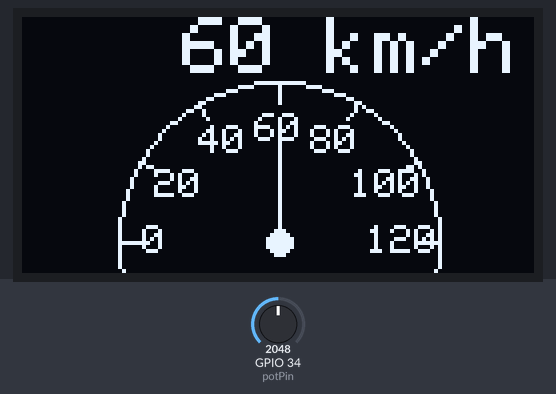
A sketch run on a simulated ESP32. Shown: 128×64 one-colour display. The inputs (shaded band) are chosen by the test bench; at power-on: GPIO 34 (potPin) = 2048 (analog values on the 0–4095 scale). What the sketch prints to the serial monitor is not drawn.

Above: at 1.2 s.
1.3 s: GPIO 34 (potPin) set to 2866
At 2.5 s:
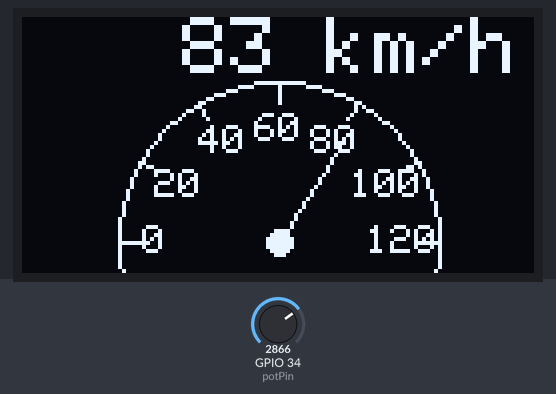
2.9 s: GPIO 34 (potPin) set to 3603
At 4.0 s:
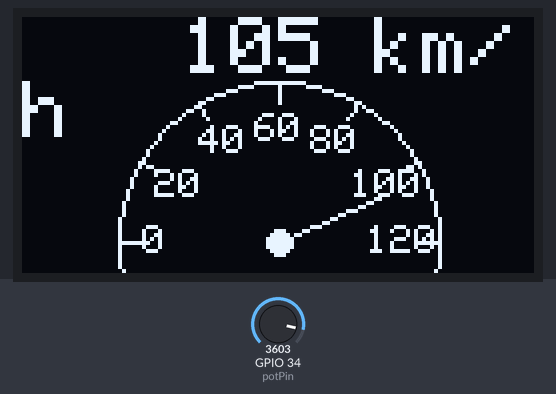
4.4 s: GPIO 34 (potPin) set to 4095
At 5.5 s:
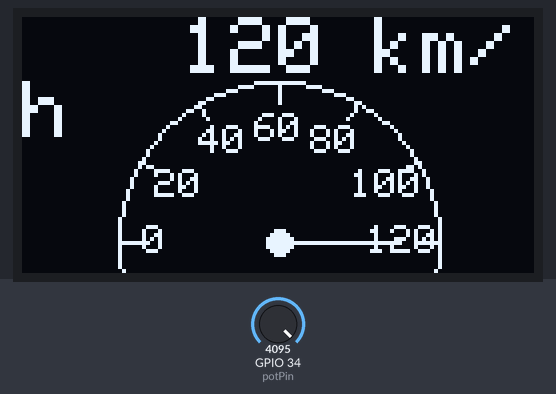
Timing chart, 0 to 7.4 s (numbered marks = the images above; inputs shaded):
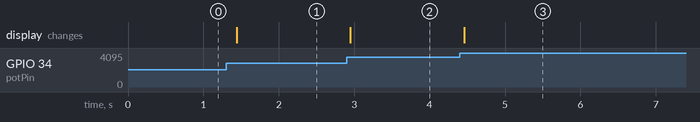

Measured:
- after the input at 1.3 s, the display: changes after 0.14 s (image 1)
- after the input at 2.9 s, the display: changes after 0.05 s (image 2)
- after the input at 4.4 s, the display: changes after 0.06 s (image 3)

The sketch:

sketch.ino
```cpp
#include <Adafruit_GFX.h>
#include <Adafruit_SSD1306.h>

#define SCREEN_WIDTH 128
#define SCREEN_HEIGHT 64
#define OLED_RESET -1

Adafruit_SSD1306 display(SCREEN_WIDTH, SCREEN_HEIGHT, &Wire, OLED_RESET);

const int potPin = 34; // ADC pin for potentiometer
const int centerX = 64;
const int centerY = 56;
const int radius = 40;

void setup() {
  Serial.begin(115200);
  analogReadResolution(12);

  if (!display.begin(SSD1306_SWITCHCAPVCC, 0x3C)) {
    Serial.println("OLED init failed");
    while (true);
  }
  display.clearDisplay();
  display.setTextColor(WHITE);
}

void loop() {
  int potValue = analogRead(potPin);
  int speed = map(potValue, 0, 4095, 0, 120);

  display.clearDisplay();
  drawGauge(speed);
  drawSpeedValue(speed);
  display.display();
  delay(100);
}

void drawGauge(int speed) {
  display.drawCircle(centerX, centerY, radius, WHITE);

  for (int s = 0; s <= 120; s += 20) {
    float angle = radians(map(s, 0, 120, 180, 0));
    int x1 = centerX + cos(angle) * (radius - 5);
    int y1 = centerY - sin(angle) * (radius - 5);
    int x2 = centerX + cos(angle) * radius;
    int y2 = centerY - sin(angle) * radius;
    display.drawLine(x1, y1, x2, y2, WHITE);

    int tx = centerX + cos(angle) * (radius - 12);
    int ty = centerY - sin(angle) * (radius - 12);
    display.setTextSize(1);
    display.setCursor(tx - 6, ty - 4);
    display.print(s);
  }

  // Draw needle
  float needleAngle = radians(map(speed, 0, 120, 180, 0));
  int nx = centerX + cos(needleAngle) * (radius - 10);
  int ny = centerY - sin(needleAngle) * (radius - 10);
  display.drawLine(centerX, centerY, nx, ny, WHITE);

  // Draw center pivot
  display.fillCircle(centerX, centerY, 3, WHITE);
}

void drawSpeedValue(int speed) {
  display.setTextSize(2);
  display.setCursor(40, 0);
  display.print(speed);
  display.print(" km/h");
  Serial.println(speed);

}
```
